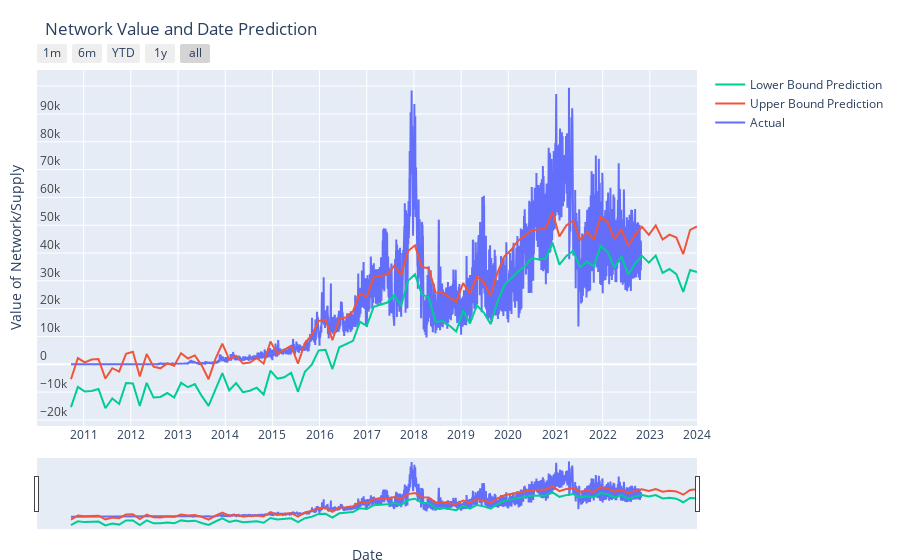

Write notebook code for a chart like this one.
### Code cell
# import plotly.express as px

# fig = px.line(x=df['date'], y=df['price'])
# fig.add_scatter(x=df['date'], y=df['value'], name="actual")
# fig.add_scatter(x=prediction['ds'], y=prediction['yhat'], name="prediction")

# fig.update_xaxes(
#     rangeslider_visible = True,
#     rangeselector = dict(
#         buttons = list([
#             dict(count = 1, label = "1m", step = "month", stepmode = "backward"),
#             dict(count = 6, label = "6m", step = "month", stepmode = "backward"),
#             dict(count = 1, label = "YTD", step = "year", stepmode = "todate"),
#             dict(count = 1, label = "1y", step = "year", stepmode = "backward"),
#             dict(step = "all")
#         ])
#     )
# )


# fig.show()
# fig.write_html('value.html')


import plotly.express as px
import plotly.graph_objects as go

fig = go.Figure()
fig.add_trace(go.Scatter(name="Actual", x=df_train['ds'], y=df_train['y'], legendrank=4))
fig.add_trace(go.Scatter(name="Upper Bound Prediction", x=prediction['ds'], y=prediction['yhat'], legendrank=2))
fig.add_trace(go.Scatter(name="Lower Bound Prediction", x=prediction['ds'], y=prediction['yhat_lower'], legendrank=1))

fig.update_xaxes(
    rangeslider_visible = True,
    rangeselector = dict(
        buttons = list([
            dict(count = 1, label = "1m", step = "month", stepmode = "backward"),
            dict(count = 6, label = "6m", step = "month", stepmode = "backward"),
            dict(count = 1, label = "YTD", step = "year", stepmode = "todate"),
            dict(count = 1, label = "1y", step = "year", stepmode = "backward"),
            dict(step = "all")
        ])
    )
)
fig.update_layout(title_text='Network Value and Date Prediction')
fig.update_yaxes(ticklabelposition="inside top", title="Value of Network/Supply")
fig.update_xaxes(ticklabelposition="inside top", title="Date")
fig.update_yaxes(nticks=15)
fig.update_xaxes(nticks=20)
fig.update_layout(
    margin=dict(l=20, r=100, t=70, b=20),
)

fig.show()
fig.write_html('../Website/images/value.html')
